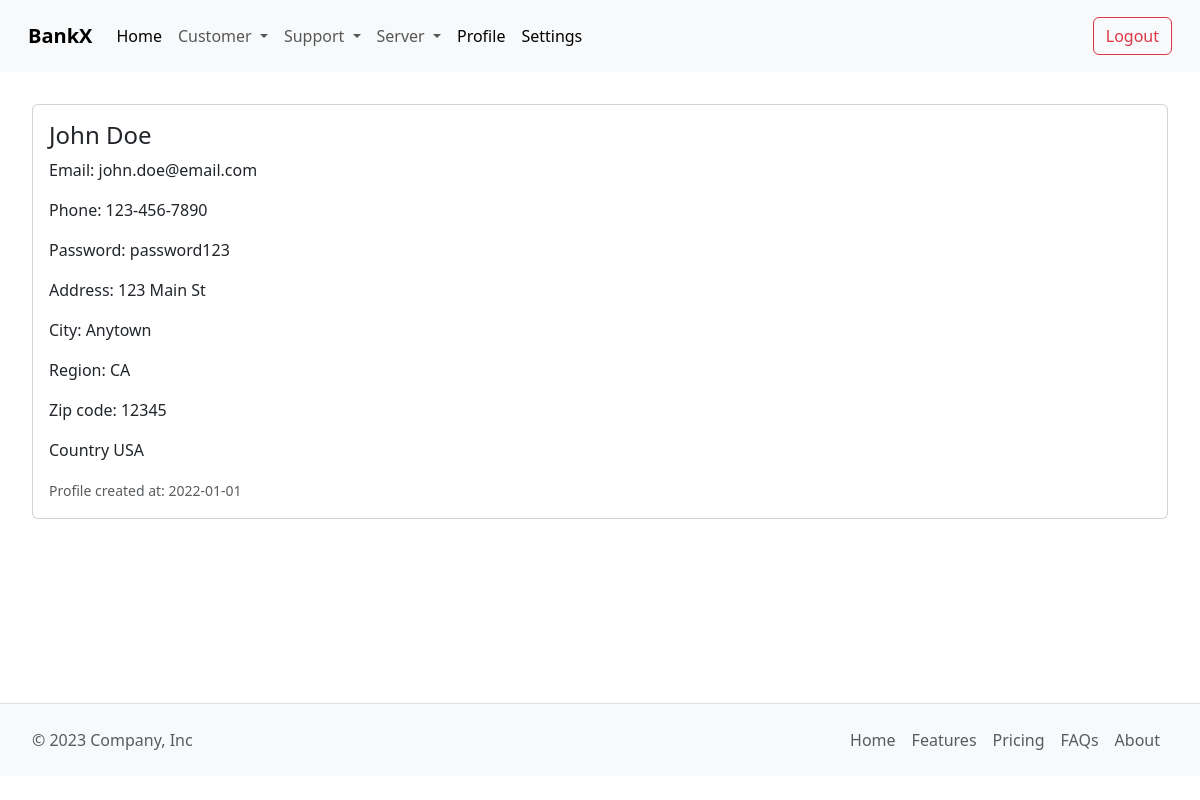
/Admin/customer_profile.php?id=1 (signed in), run on the app's committed database.
### tables this page shows
CREATE TABLE `Customers` (
    `CustomerID` INT PRIMARY KEY AUTO_INCREMENT,
    `FirstName` VARCHAR(50) NOT NULL,
    `LastName` VARCHAR(50) NOT NULL,
    `Email` VARCHAR(100) NOT NULL,
    `PhoneNumber` VARCHAR(100) NOT NULL,
    `Password` VARCHAR(100) NOT NULL,
    `Address` VARCHAR(255),
    `City` VARCHAR(50),
    `State` VARCHAR(50),
    `ZipCode` VARCHAR(10),
    `Country` VARCHAR(50),
    `RegistrationDate` DATE NOT NULL
);

### src/Admin/customer_profile.php (the view)
<?php
include("include/header.php");
require_once("../Modules/config.php");
$userid = $_GET['id'];
$stmt = $conn->prepare("SELECT * FROM `Customers` WHERE `CustomerID` = :userid");
$stmt->bindValue(":userid", $userid, PDO::PARAM_INT);
$stmt->execute();
$result = $stmt->fetch(PDO::FETCH_ASSOC);
?>
<div style="padding: 2rem;">
      <div class="card">
        <div class="card-body">
          <h4 class="card-title"><?php echo $result['FirstName']; ?> <?php echo $result['LastName']; ?></h4>
          <p class="card-text">Email: <?= $result['Email']; ?></p>
          <p class="card-text">Phone: <?= $result['PhoneNumber']; ?></p>
          <p class="card-text">Password: <?= $result['Password']; ?></p>
          <p class="card-text">Address: <?= $result['Address']; ?></p>
          <p class="card-text">City: <?= $result['City']; ?></p>
          <p class="card-text">Region: <?= $result['State']; ?></p>
          <p class="card-text">Zip code: <?= $result['ZipCode']; ?></p>
          <p class="card-text">Country <?= $result['Country']; ?></p>
          <p class="card-text"><small class="text-muted">Profile created at: <?php echo $result['RegistrationDate']; ?></small></p>
        </div>
      </div>
    </div>
<?php
include("include/footer.php");
?>

### data on the page
customers: FirstName "John", LastName "Doe", Email "john.doe@email.com", PhoneNumber "123-456-7890", Password "password123", Address "123 Main St", City "Anytown", State "CA", ZipCode "12345", Country "USA", RegistrationDate "2022-01-01"
